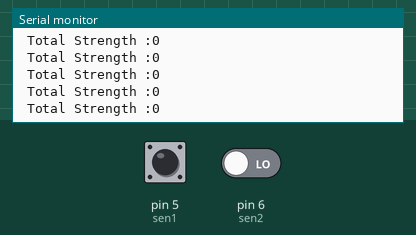
Bench run of a sketch on a simulated Arduino Uno, built with avr-gcc and run on an emulated ATmega328P. On the bench: the last lines printed to the serial monitor. Wiring (inferred from the names in the program): DS3231 clock at I2C address 0x68. The inputs (shaded band) are chosen by the test bench; at power-on: pin 5 (sen1) LOW, pin 6 (sen2) LOW. WiFi joins after 1.5 s; servers stay silent unless stated; the local clock reads 2024-03-15 10:24:30 at power-on unless the sketch sets it.

Above: at 1.2 s.
1.3 s: pin 5 (sen1) driven HIGH
At 1.7 s:
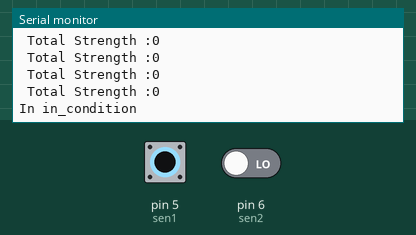
4.3 s: pin 6 (sen2) driven HIGH
At 5.3 s:
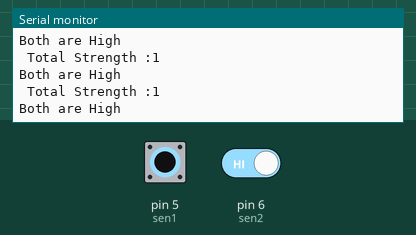
5.8 s: pin 5 (sen1) driven LOW
At 8.2 s:
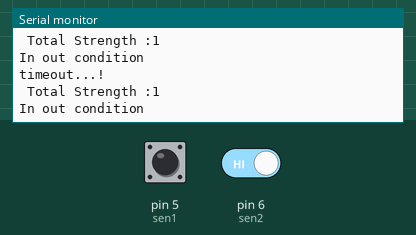
8.8 s: pin 6 (sen2) driven LOW
11.8 s: pin 5 (sen1) driven HIGH and pin 6 (sen2) driven HIGH
14.8 s: pin 5 (sen1) pulsed LOW 2 times (0.12 s each, 0.3 s apart)
At 15.24 s:
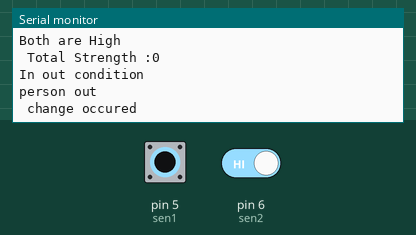
Timing chart, 0 to 17.8 s (numbered marks = the images above; inputs shaded):
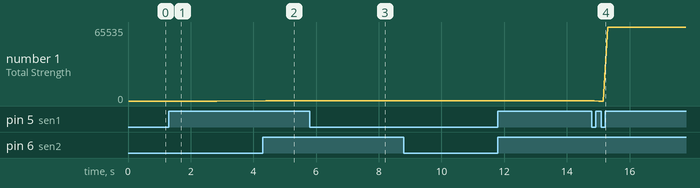

Measured:
- after the input at 1.3 s, the serial monitor: prints a new line after 0.08 s (image 1)
- after the input at 4.3 s, the serial monitor: prints a new line at once (image 2)
- after the input at 5.8 s, the serial monitor: prints a new line after 0.07 s (image 3)
- after the input at 14.8 s, the serial monitor: prints a new line after 0.09 s (image 4)
- plotted number 1: 0 → 1 after the input at 4.3 s, 1 → 65535 after the input at 14.8 s

The sketch:

Ir_Ethernet.ino
```cpp
#include<Wire.h>
#include<SPI.h>
#include<Ethernet.h>
#define DS1307_I2C_ADDRESS 0x68
unsigned long previousMillis=0;
unsigned long currentMillis;
unsigned int interval=1500;
unsigned int total=0;
unsigned int prev=0;
boolean currentLineIsBlank=true;

int sen1=5;
int sen2=6;
int val_1=0;
int val_2=0;
byte mac[] = {0x00, 0xAA, 0xBB, 0xCC, 0xDE, 0x02};
IPAddress ip(192, 168, 1, 17);
IPAddress gateway(192, 168, 1, 1);
IPAddress subnet(255, 255, 255, 0);

EthernetServer server(80);
EthernetClient client;
byte decToBcd(byte val)
{
 return (((val / 10) << 4) | (val % 10));
}
byte bcdToDec(byte val)
{
   return (((val & 0xF0) >> 4) * 10) + (val & 0x0F);
}

void readDS1307time(byte *second,byte *minute,byte *hour,byte *dayOfWeek,byte *dayOfMonth,byte *month,byte *year)
{
  Wire.beginTransmission(DS1307_I2C_ADDRESS);
  Wire.write(0); // set DS3231 register pointer to 00h
  Wire.endTransmission();
  Wire.requestFrom(DS1307_I2C_ADDRESS, 7);
  // request seven bytes of data from DS3231 starting from register 00h
  *second = bcdToDec(Wire.read() & 0x7f);
  *minute = bcdToDec(Wire.read());
  *hour = bcdToDec(Wire.read() & 0x3f);
  *dayOfWeek = bcdToDec(Wire.read());
  *dayOfMonth = bcdToDec(Wire.read());
  *month = bcdToDec(Wire.read());
  *year = bcdToDec(Wire.read());
}

void displayTime()
{
  byte second, minute, hour, dayOfWeek, dayOfMonth, month, year;
  // retrieve data from DS3231
  readDS1307time(&second, &minute, &hour, &dayOfWeek, &dayOfMonth, &month,
  &year);
 // send it to the serial monitor
  Serial.print(hour, DEC);
  client.print(hour, DEC);
  // convert the byte variable to a decimal number when displayed
  Serial.print(":");
  client.print(":");
  if (minute<10)
  {
    Serial.print("0");
    client.print("0");
  }
  Serial.print(minute, DEC);
  Serial.print(":");
  client.print(minute, DEC);
  client.print(":");
  if (second<10)
  {
    Serial.print("0");
    client.print("0");
  }
  Serial.print(second, DEC);
  Serial.print(" ");
  Serial.print(dayOfMonth, DEC);
  Serial.print("/");
  Serial.print(month, DEC);
  Serial.print("/");
  Serial.print(year, DEC);
  Serial.print(" Day of week: ");

  client.print(second, DEC);
  client.print(" ");
  client.print(dayOfMonth, DEC);
  client.print("/");
  client.print(month, DEC);
  client.print("/");
  client.print(year, DEC);
  client.print(" Day of week: ");
  switch(dayOfWeek){
  case 1:
    Serial.println("Sunday");
    client.println("Sunday");
    break;
  case 2:
    Serial.println("Monday");
    client.println("Monday");
    break;
  case 3:
    Serial.println("Tuesday");
    client.println("Tuesday");
    break;
  case 4:
    Serial.println("Wednesday");
    client.println("Wednesday");
    break;
  case 5:
    Serial.println("Thursday");
    client.println("Thursday");
    break;
  case 6:
    Serial.println("Friday");
    client.println("Friday");
    break;
  case 7:
    Serial.println("Saturday");
    client.println("Saturday");
    break;
  }
 }

void actual_strength()
{
  Serial.print(" Total Strength :");
  Serial.println(total);
}

void object_counter()
{
  val_1=digitalRead(sen1);
  val_2=digitalRead(sen2);
  if((val_1==HIGH && val_2==LOW))
  {
      currentMillis=millis();
      previousMillis=currentMillis;
      prev=0;
      prev=total;
      Serial.println("In in_condition");
  while(val_2 != HIGH)
   {
    currentMillis=millis();
    if( (currentMillis-previousMillis) >=interval)
      {
        Serial.println("Timeout..!!");
        break;
       }
   val_2=digitalRead(sen2);
    }
    if( val_2 == HIGH){
        Serial.println("Person In..!!");
        total++;
      }
      if(prev!=total){
        Serial.println(" change occured ");
        Serial.print("Someone Entered In:");
        client.println(" change occured ");
        client.print("Someone Entered In:");
        displayTime();
      }
  }

else if((val_2==HIGH && val_1==LOW))
{
  currentMillis=millis();
  previousMillis=currentMillis;
  prev=0;
  prev=total;
  Serial.println("In out condition");
  //val_1=0;
  while(val_1 !=HIGH)
   {
    currentMillis=millis();
    if((currentMillis-previousMillis)>=interval)
     {
       Serial.println("timeout...!");
       break;
     }
  val_1=digitalRead(sen1);
   }

if(val_1==HIGH)
  {
   Serial.println("person out"); // if you put in if-else ststement then you can check only one sensors and if you put in only if condition then you shold check the status of all sensors connected.
       // out=1;
   total--;
   }
 if(prev!=total){
    Serial.println(" change occured ");
    Serial.print("Someone Leaved out:");
    client.println(" change occured ");
    client.print("Someone Leaved out:");
    displayTime();
  }
}
else if((val_2 == HIGH && val_1 == HIGH))
{
  Serial.println("Both are High");
  client.println("Both are High");
}

actual_strength();
}

void setup()
{
  pinMode(sen1,INPUT);
  pinMode(sen2,INPUT);
  Serial.begin(9600);
  Wire.begin();
  Ethernet.begin(mac, ip,gateway,subnet);
  server.begin();
  Serial.print("server is at ");
  Serial.println(Ethernet.localIP());
}
void loop()
{
  object_counter();
  // listen for incoming clients
  EthernetClient client = server.available();
  if (client) {
    Serial.println("new client");
    // an http request ends with a blank line
     currentLineIsBlank = true;
    while (client.connected()) {
      if (client.available()) {
        char c = client.read();
       // Serial.write(c);
        // if you've gotten to the end of the line (received a newline
        // character) and the line is blank, the http request has ended,
        // so you can send a reply
        if (c == '\n' && currentLineIsBlank) {
          // send a standard http response header
          client.println("HTTP/1.1 200 OK");
          client.println("Content-Type: text/html");
          client.println("Connection: close");  // the connection will be closed after completion of the response
          client.println("Refresh: 5");  // refresh the page automatically every 5 sec
          client.println();
          client.println("<!DOCTYPE HTML>");
          client.println("<html>");
          client.println("<head>");
          client.println("<meta http-equiv=\"refresh\" content=\"2\">");
          client.println("<title>Arduino Person Counter</title>");
          client.println("</head>");
          client.println("<body>");
          client.println("<h1>Hello from Arduino!</h1>");
          client.println("<p>A web page from the Arduino server with an detail of number of persons in a room</p>");
          displayTime();
          client.println("</body>");
          client.println("</html>");
          break;
        }
        if (c == '\n')
        {
         // last character on line of received text
         // starting new line with next character read
          currentLineIsBlank = true;
         }
        else if (c != '\r')
        {
            // a text character was received from client
            currentLineIsBlank = false;
        }
      }
    }
    delay(15);
    // close the connection:
    client.stop();
   // Serial.println("client disconnected");
}
//object_counter();
}
```
